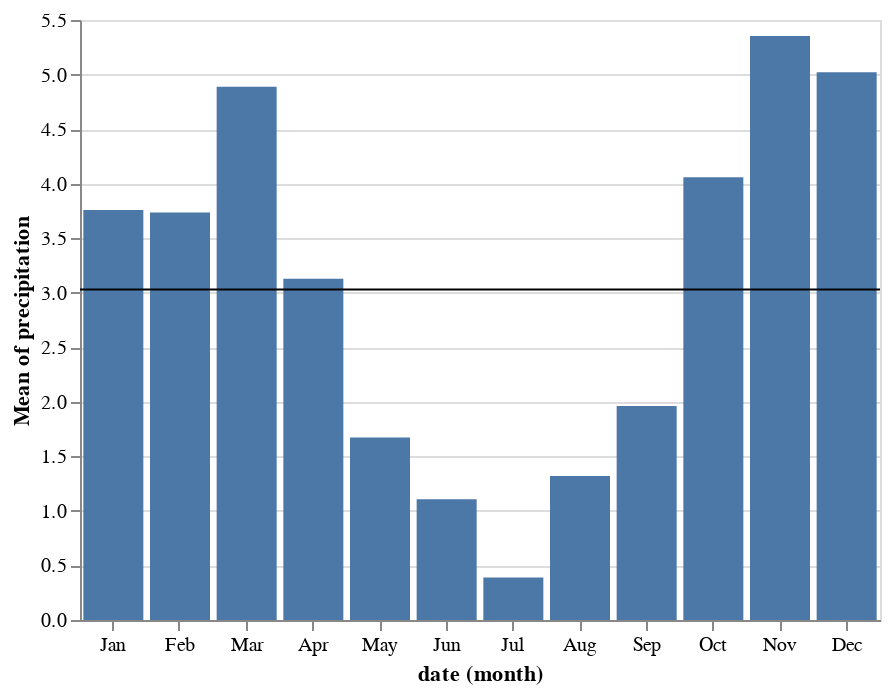

Notebook code cell kept with this figure:
### Code cell
bars = alt.Chart(weather).mark_bar().encode(
    x = alt.X('date:O', timeUnit='month'),
    y = 'mean(precipitation):Q'
)

rule = alt.Chart(weather).mark_rule().encode(
    y = 'mean(precipitation):Q'
)

bars + rule

### Figure 1 — Vega-Lite specification as saved in the notebook (floating-point values rounded to 4 significant figures; data arrays with more than 128 entries replaced by an {"elided": "..."} marker saying what was removed)
{"$schema": "https://vega.github.io/schema/vega-lite/v3.4.0.json", "config": {"mark": {"tooltip": null}, "view": {"height": 300, "width": 400}}, "data": {"name": "data-13ba8891ffc1c036fb4d1d254fdfb737"}, "datasets": {"data-13ba8891ffc1c036fb4d1d254fdfb737": {"elided": "1461 records"}}, "layer": [{"encoding": {"x": {"field": "date", "timeUnit": "month", "type": "ordinal"}, "y": {"aggregate": "mean", "field": "precipitation", "type": "quantitative"}}, "mark": "bar"}, {"encoding": {"y": {"aggregate": "mean", "field": "precipitation", "type": "quantitative"}}, "mark": "rule"}]}
